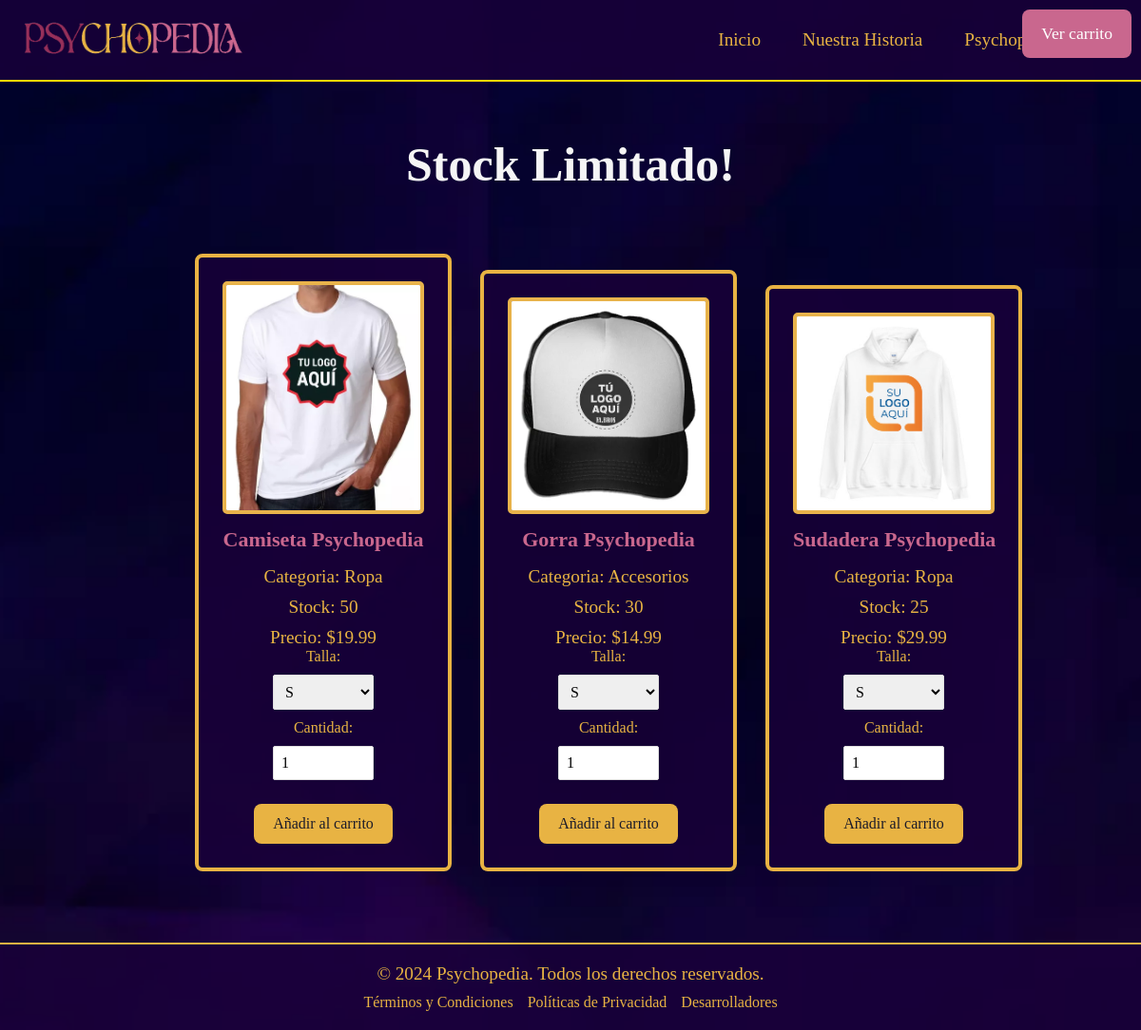
Page /merch/merch.php on the committed database.
### tables this page shows
CREATE TABLE `merchandising` (
  `id` int(11) NOT NULL,
  `nombrep` varchar(255) NOT NULL,
  `rutaimg` varchar(255) NOT NULL,
  `precio` decimal(10,2) NOT NULL,
  `descripcion` text DEFAULT NULL,
  `stock` int(11) DEFAULT NULL,
  `categoria` varchar(100) DEFAULT NULL
);

### merch/merch.php (the view, shortened to what this page needs)
<?php
include '../conexion.php';
$sql = "SELECT id, nombrep, descripcion, precio, stock, categoria, rutaimg FROM merchandising";
$resultado = $cnx->query($sql);
?>
<!DOCTYPE html>
<html lang="es">
<head>
    <link rel="stylesheet" href="estilosmerch.css">
</head>
<body>
    <header>
        <div class="titulo">
            <a href="../home/home.php">
                <img src="../recursos/titulo.png" alt="Título" class="logo">
            </a>
        </div>
        <nav class="secciones">
            <a href="../home/home.php">Inicio</a>
            <a href="../historia/historiapsychopedia.php">Nuestra Historia</a>
            <a href="../plus/plus.php">Psychopedia Plus+</a>
        </nav>
    </header>
    <br>
    <main>
        <div class="banner">
            Stock Limitado!
        </div>
        <div class="productos-grid">
            <?php
            if ($resultado->num_rows > 0) {
                while ($fila = $resultado->fetch_assoc()) {
                    echo '<div class="producto-item">';
                    echo '<img src="' . $fila["rutaimg"] . '" alt="' . $fila["nombrep"] . '">';
                    echo '<h3>' . $fila["nombrep"] . '</h3>';
                    echo '<p>Categoria: ' . $fila["categoria"] . '</p>';
                    echo '<p>Stock: ' . $fila["stock"] . '</p>';
                    echo '<p>Precio: $' . $fila["precio"] . '</p>';
                    echo '<label for="talla">Talla:</label><br>';
                    echo '<select name="talla" class="select-talla">';
                    echo '<option value="S">S</option>';
                    echo '</select><br>';
                    echo '<label for="cantidad">Cantidad:</label><br>';
                    echo '<input type="number" name="cantidad" class="input-cantidad" min="1" max="' . $fila["stock"] . '" value="1"><br>';
                    echo '<button class="add-to-cart" data-id="' . $fila["id"] . '" data-nombre="' . $fila["nombrep"] . '" data-precio="' . $fila["precio"] . '" data-stock="' . $fila["stock"] . '">Añadir al carrito </button>';
                    echo '</div>';
                }
            } else {
                echo '<p class="no-products">No hay productos disponibles.</p>';
            }
            ?>
        </div>
    </main>
    <footer>
        <button class="carrito-btn">Ver carrito</button>
        <div class="footer-content">
            <p>© 2024 Psychopedia. Todos los derechos reservados.</p>
            <nav class="footer-nav">
                <a href="../terminos/tycondiciones.html">Términos y Condiciones</a>
                <a href="../terminos/pprivacidad.html">Políticas de Privacidad</a>
                <a href="../desarrolladores/inidesarrolladores.php">Desarrolladores</a>
            </nav>
        </div>
    </footer>
</body>
</html>

### merch/estilosmerch.css (style rules this page uses)
* { margin: 0; padding: 0; box-sizing: border-box; font-family: 'Bodoni MT'; }
html, body { height: 100%; display: flex; flex-direction: column; font-family: 'Bodoni MT'; background-color: #1C1B29; color: #E8B343; background: url('../recursos/fondoryis.jpg') no-repeat center center fixed; background-size: cover; background-position: center; }
header { background-color: rgba(25, 0, 58, 0.8); padding: 20px; display: flex; justify-content: space-between; align-items: center; border-bottom: 2px solid gold; }
.titulo img { width: 240px; height: auto; transition: transform 0.5s ease; }
.secciones a { color: #E8B343; text-decoration: none; padding: 10px 20px; font-family: 'Bodoni MT'; font-size: 1.2em; }
.banner { color: whitesmoke; padding: 10px; font-size: 1.5em; font-size: 50px; font-weight: bold; text-align: center; margin: 10px 0; animation: move 2s ease-in-out infinite alternate, glow 1.5s infinite alternate; }
footer { background-color: rgba(25, 0, 58, 0.8); color: #E8B343; font-family: 'Bodoni MT'; padding: 20px; border-top: 2px solid #E8B343; width: 100%; text-align: center; position: relative; margin-top: auto; }
.footer-content { display: flex; flex-direction: column; align-items: center; gap: 10px; }
.footer-nav { display: flex; justify-content: center; gap: 15px; }
.footer-nav a { color: #E8B343; text-decoration: none; font-size: 16px; }
main { padding: 20px; text-align: center; }
h3 { margin: 15px 0; color: #C9678E; }
p { font-size: 1.2em; }
.productos-grid { display: fixed; overflow: hidden; white-space: nowrap; margin: 40px; width: 100%; position: relative; animation: moveProducts 16s linear infinite; }
.producto-item { background-color: rgba(25, 0, 58, 0.8); border: 4px solid #E8B343; border-radius: 8px; padding: 25px; text-align: center; display: inline-block; margin: 15px; transition: transform 0.5s ease; width: 270px; height: auto; position: relative; }
.producto-item p { margin-top: 10px; text-align: center; overflow: hidden; text-overflow: ellipsis; white-space: nowrap; }
.producto-item h3 { margin-top: 10px; font-size: 22px; text-align: center; }
.producto-item img { width: 100%; height: auto; border-radius: 5px; border: 4px solid #e8b34b; }
.carrito-btn { position: fixed; top: 10px; right: 10px; background-color: #C9678E; color: white; border: none; padding: 15px 20px; font-size: 1.1em; border-radius: 8px; cursor: pointer; transition: transform 0.3s ease, background-color 0.3s ease; }
.select-talla, .input-cantidad { margin: 10px 0; padding: 8px; border-radius: 2px; border: 1px solid #ddd; width: 50%; font-size: 1em; }
.add-to-cart { background-color: #E8B343; color: #1C1B29; padding: 12px 20px; font-size: 1em; border: none; border-radius: 8px; cursor: pointer; transition: background-color 0.3s ease, transform 0.1s ease; margin-top: 15px; }

### rows in the picture
merchandising: rutaimg (picture), nombrep "Camiseta Psychopedia", categoria "Ropa", stock "50", precio "19.99"
merchandising: rutaimg (picture), nombrep "Gorra Psychopedia", categoria "Accesorios", stock "30", precio "14.99"
merchandising: rutaimg (picture), nombrep "Sudadera Psychopedia", categoria "Ropa", stock "25", precio "29.99"
